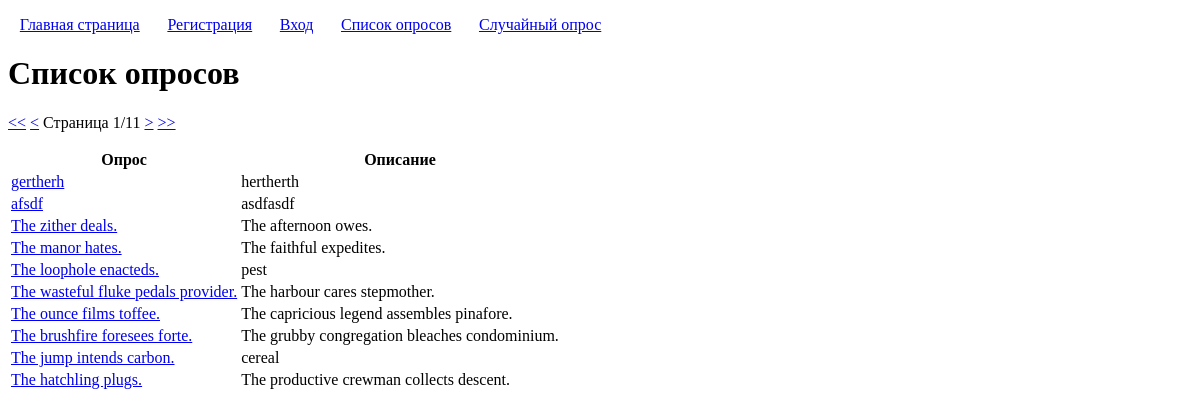
Screenshot of /enterpoll/polls/list/ with the database file from the repository.
### polls/models.py (models this page shows, shortened)
class Poll(models.Model):
	title = models.CharField('Заголовок', max_length=100, validators=[custom_validators.forbidden_words])
	description = models.CharField('Описание', max_length=100, blank=True, null=True, validators=[custom_validators.forbidden_words])
	user = models.ForeignKey(User, on_delete=models.CASCADE, verbose_name='Автор')
	created = models.DateTimeField('Время создания', auto_now_add=True)
	class Meta:
		constraints = [models.UniqueConstraint(fields=('title', 'user'), name="unique_poll" )]

### polls/views.py (the view)
# urls.py: path("polls/list/", views.PollsListView.as_view(), name="polls_list"),
class PollsListView(ListView):
	model = Poll
	ordering = '-created'
	paginate_by = 10
	page_kwarg = 'page_number'
	context_object_name = 'polls'
	template_name = 'polls/polls_list.html'
	def get_context_data(self, **kwargs):
		context = super().get_context_data(**kwargs)
		context['page_kwarg'] = self.page_kwarg
		return context

### templatetags/pagination.py (called while the page is built)
@register.inclusion_tag('pagination.html')
def pagination(page_kwarg, page_obj):
	return {'page_kwarg': page_kwarg, 'page_obj': page_obj}

### polls/templates/polls/polls_list.html (shortened to what this page needs)
{% extends "base.html" %}
{% load pagination %}
{% block h1 %}Список опросов{% endblock h1 %}
{% block content %}
	{% if polls %}
		{% pagination page_kwarg page_obj %}
		<table>
			<thead>
				<tr>
					<th>Опрос</th>
					<th>Описание</th>
				</tr>
			</thead>
			<tbody>
				{% for poll in page_obj %}
					<tr>
						<td>
							<a href="{% url 'poll_page' poll.pk %}">{{ poll.title }}</a>
						</td>
						<td>
							{{ poll.description }}
						</td>
					</tr>
				{% endfor %}
			</tbody>
		</table>
	{% else %}
		<p>Опросы отсутствуют.</p>
	{% endif %}
{% endblock content %}

### rows the page displays
Poll: title "gertherh", description "hertherth"
Poll: title "afsdf", description "asdfasdf"
Poll: title "The zither deals.", description "The afternoon owes."
Poll: title "The manor hates.", description "The faithful expedites."
Poll: title "The loophole enacteds.", description "pest"
Poll: title "The wasteful fluke pedals provider.", description "The harbour cares stepmother."
Poll: title "The ounce films toffee.", description "The capricious legend assembles pinafore."
Poll: title "The brushfire foresees forte.", description "The grubby congregation bleaches condominium."
Poll: title "The jump intends carbon.", description "cereal"
Poll: title "The hatchling plugs.", description "The productive crewman collects descent."

### other values shown
{{ page_obj.number }} "1"
{{ page_obj.paginator.num_pages }} "11"
